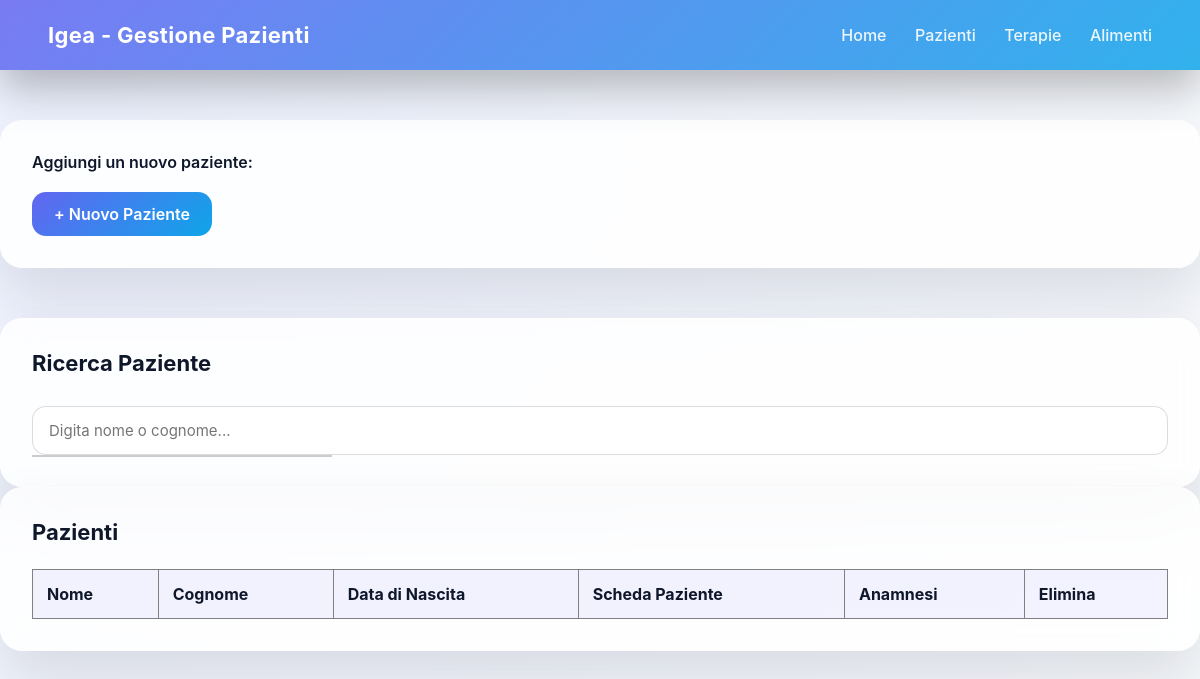
The page /pazienti.php on the database as committed earlier.
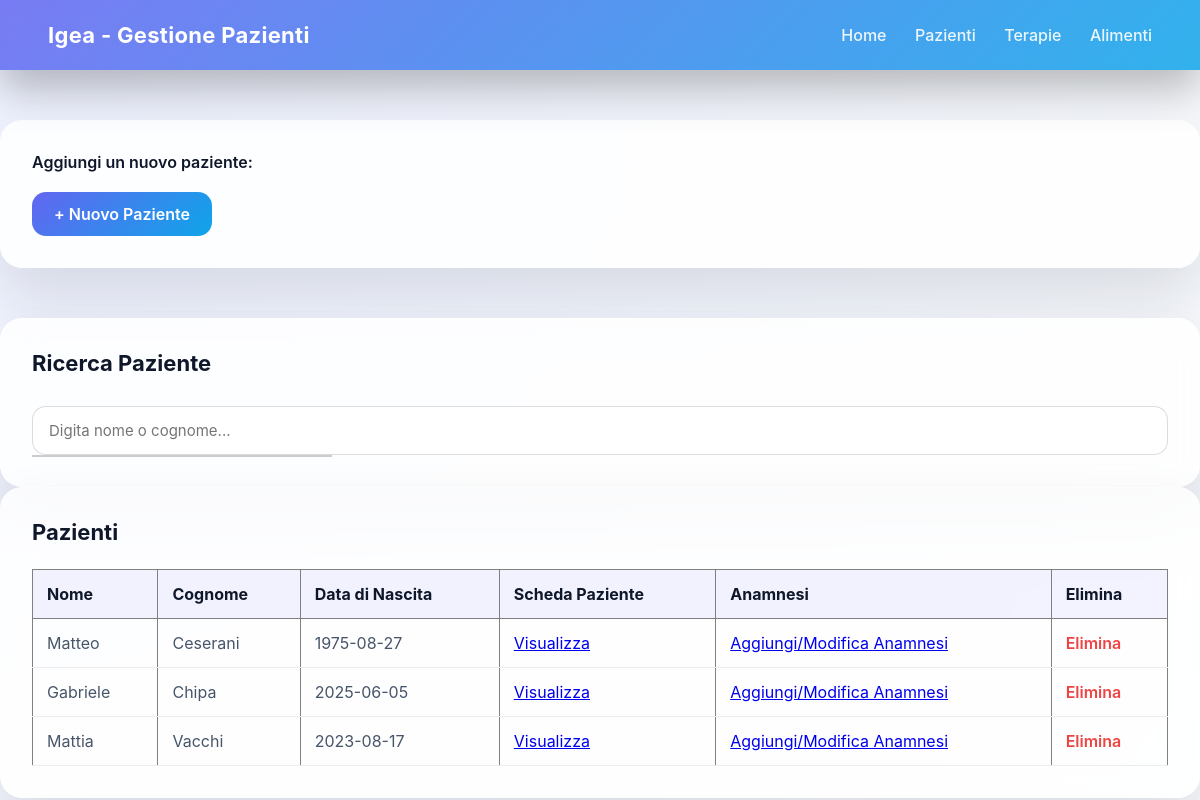
The same page on the database as committed later.
### tables this page shows
CREATE TABLE `paziente` (
  `id` int(11) NOT NULL,
  `nome` varchar(50) NOT NULL,
  `cognome` varchar(50) NOT NULL,
  `datanascita` date NOT NULL,
  `citta` varchar(50) NOT NULL,
  `indirizzo` varchar(200) NOT NULL,
  `civico` int(11) NOT NULL,
  `professione` varchar(50) NOT NULL,
  `email` varchar(300) DEFAULT NULL,
  `telefono` varchar(20) NOT NULL
);

### pazienti.php (the view, shortened to what this page needs)
<?php
$conn = new mysqli("localhost", "root", "", "terranova");
?>
<!DOCTYPE html>
<html lang="it">
<head>
    <link rel="stylesheet" href="style.css">
</head>
<body>
<header>
    <h1>Igea - Gestione Pazienti</h1>
    <nav>
                <a href="index.php">Home</a>
                <a href="pazienti.php">Pazienti</a>
                <a href="farmaci.php">Terapie</a>
                <a href="alimenti.php">Alimenti</a>
            </nav>
</header>
<div class="azioni-rapide">
    <label>Aggiungi un nuovo paziente:</label>
    <a href="nuovo_paziente.php">+ Nuovo Paziente</a>
</div>
<div class="section">
    <h2>Ricerca Paziente</h2>
    <input
        type="text"
        id="searchPaziente"
        placeholder="Digita nome o cognome..."
        autocomplete="off"
    >
    <div id="risultatiRicerca"></div>
</div>
<div class="section">
    <h2>Pazienti</h2>
    <table border="1">
        <tr>
            <th>Nome</th>
            <th>Cognome</th>
            <th>Data di Nascita</th>
            <th>Scheda Paziente</th>
            <th>Anamnesi</th>
            <th>Elimina</th>
        </tr>
        <?php
        $query = "SELECT * FROM paziente ORDER BY cognome";
        $result = $conn->query($query);
        while ($row = $result->fetch_assoc()) {
            echo "<tr>";
            echo "<td>{$row['nome']}</td>";
            echo "<td>{$row['cognome']}</td>";
            echo "<td>{$row['datanascita']}</td>";
            echo "<td>
                    <a href='scheda_paziente.php?id={$row['id']}'>
                    Visualizza
                    </a>
                  </td>";
            echo "<td>
                    <a href='aggiungi_anamnesi.php?id={$row['id']}'>
                    Aggiungi/Modifica Anamnesi
                    </a>
                  </td>";
            echo "<td>
                    <a href='elimina_paziente.php?id={$row['id']}'
                       onclick=\"return confirm('Sei sicuro di voler eliminare questo paziente?');\">
                       Elimina
                    </a>
                  </td>";
            echo "</tr>";
        }
        ?>
    </table>
</div>
</body>
</html>

### style.css (style rules this page uses)
* { margin: 0; padding: 0; box-sizing: border-box; font-family: "Inter", system-ui, -apple-system, BlinkMacSystemFont, sans-serif; }
body { min-height: 100vh; background: radial-gradient(circle at top left, #eef2ff, #f8fafc); color: #0f172a; }
header { position: sticky; top: 0; z-index: 100; backdrop-filter: blur(14px); background: linear-gradient( 135deg, rgba(99,102,241,0.85), rgba(14,165,233,0.85) ); padding: 22px 48px; display: flex; justify-content: space-between; align-items: center; box-shadow: 0 20px 40px rgba(0,0,0,0.25); }
header h1 { font-size: 22px; font-weight: 700; color: white; letter-spacing: 0.3px; }
nav a { color: white; text-decoration: none; margin-left: 24px; font-weight: 500; opacity: 0.9; position: relative; }
nav a::after { content: ""; position: absolute; left: 0; bottom: -4px; width: 0; height: 2px; background: white; transition: width 0.25s ease; }
.section, .azioni-rapide, form { background: rgba(255,255,255,0.85); backdrop-filter: blur(16px); border-radius: 22px; padding: 32px; box-shadow: 0 30px 60px rgba(15,23,42,0.12), inset 0 1px 0 rgba(255,255,255,0.4); }
.azioni-rapide { max-width: 1200px; margin: 50px auto; }
.azioni-rapide label { font-weight: 600; margin-bottom: 14px; display: block; }
.azioni-rapide a { display: inline-block; margin-top: 6px; padding: 12px 22px; border-radius: 14px; background: linear-gradient(135deg, #6366f1, #0ea5e9); color: white; text-decoration: none; font-weight: 600; transition: transform 0.2s ease, box-shadow 0.2s ease; }
.section h2, form h2 { font-size: 22px; font-weight: 700; margin-bottom: 24px; }
input[type="text"], select { width: 100%; padding: 14px 16px; border-radius: 14px; border: 1px solid rgba(15,23,42,0.15); background: rgba(255,255,255,0.7); font-size: 15px; margin-top: 6px; outline: none; }
table { width: 100%; border-collapse: collapse; margin-top: 10px; }
th { text-align: left; font-weight: 700; padding: 14px; background: rgba(99,102,241,0.08); }
td { padding: 14px; border-bottom: 1px solid rgba(15,23,42,0.08); color: #475569; }
a[href*="elimina"] { color: #ef4444; font-weight: 600; text-decoration: none; }

### pazienti.php (style rules this page uses)
#risultatiRicerca { width: 300px; border: 1px solid #ccc; background: white; position: absolute; z-index: 1000; max-height: 200px; overflow-y: auto; }

Rows that differ between the two databases and show on the page:
added paziente: nome "Matteo", cognome "Ceserani", datanascita "1975-08-27"
added paziente: nome "Gabriele", cognome "Chipa", datanascita "2025-06-05"
added paziente: nome "Mattia", cognome "Vacchi", datanascita "2023-08-17"
